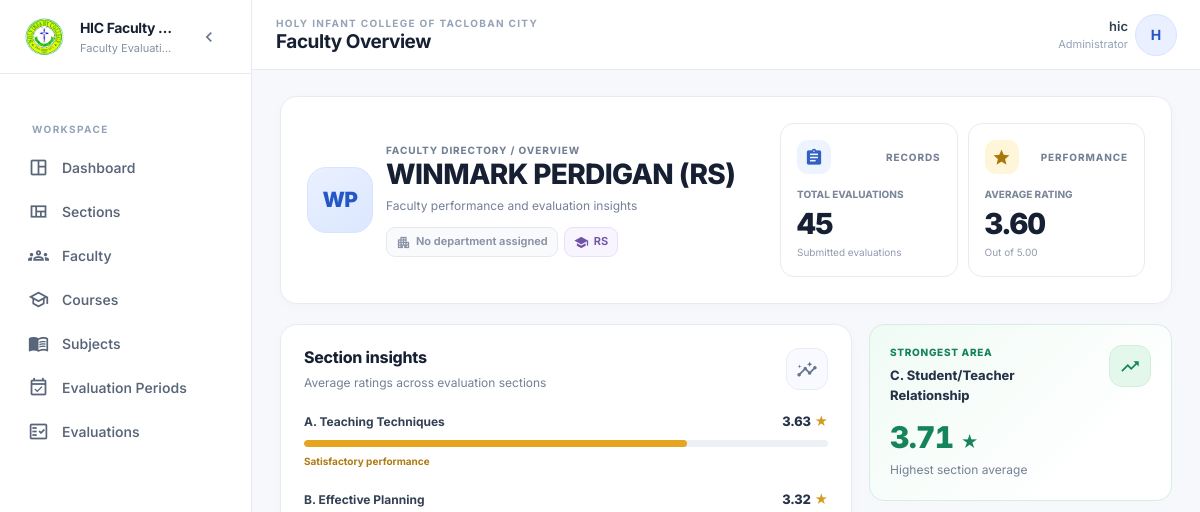
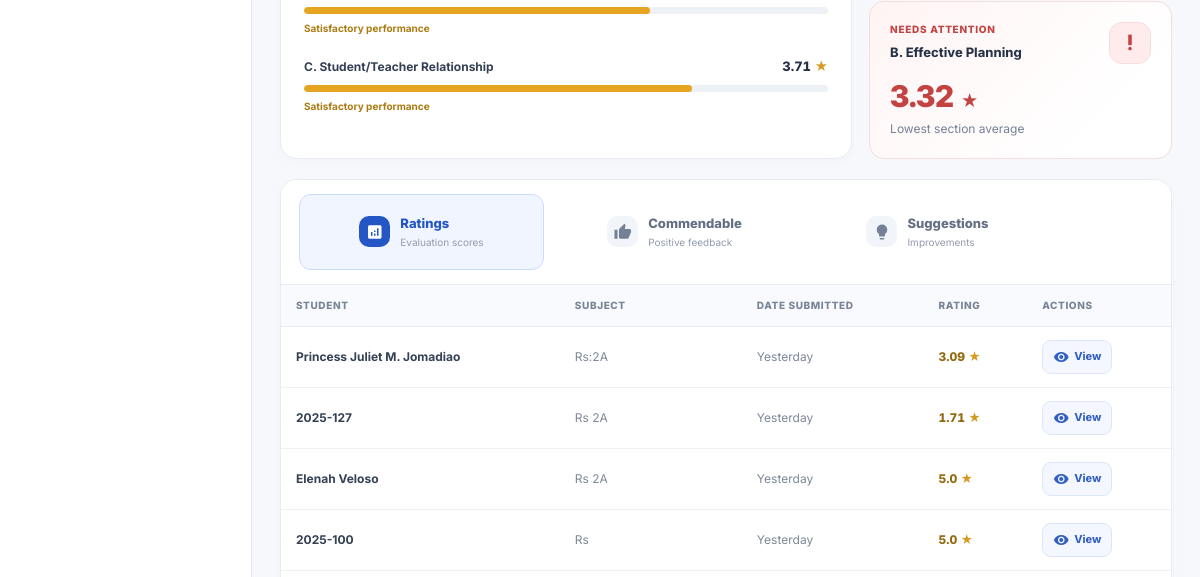
/teachers/28/detail/ (signed in, upper part), run on an earlier commit of the app's database (2 pictures, top to bottom).
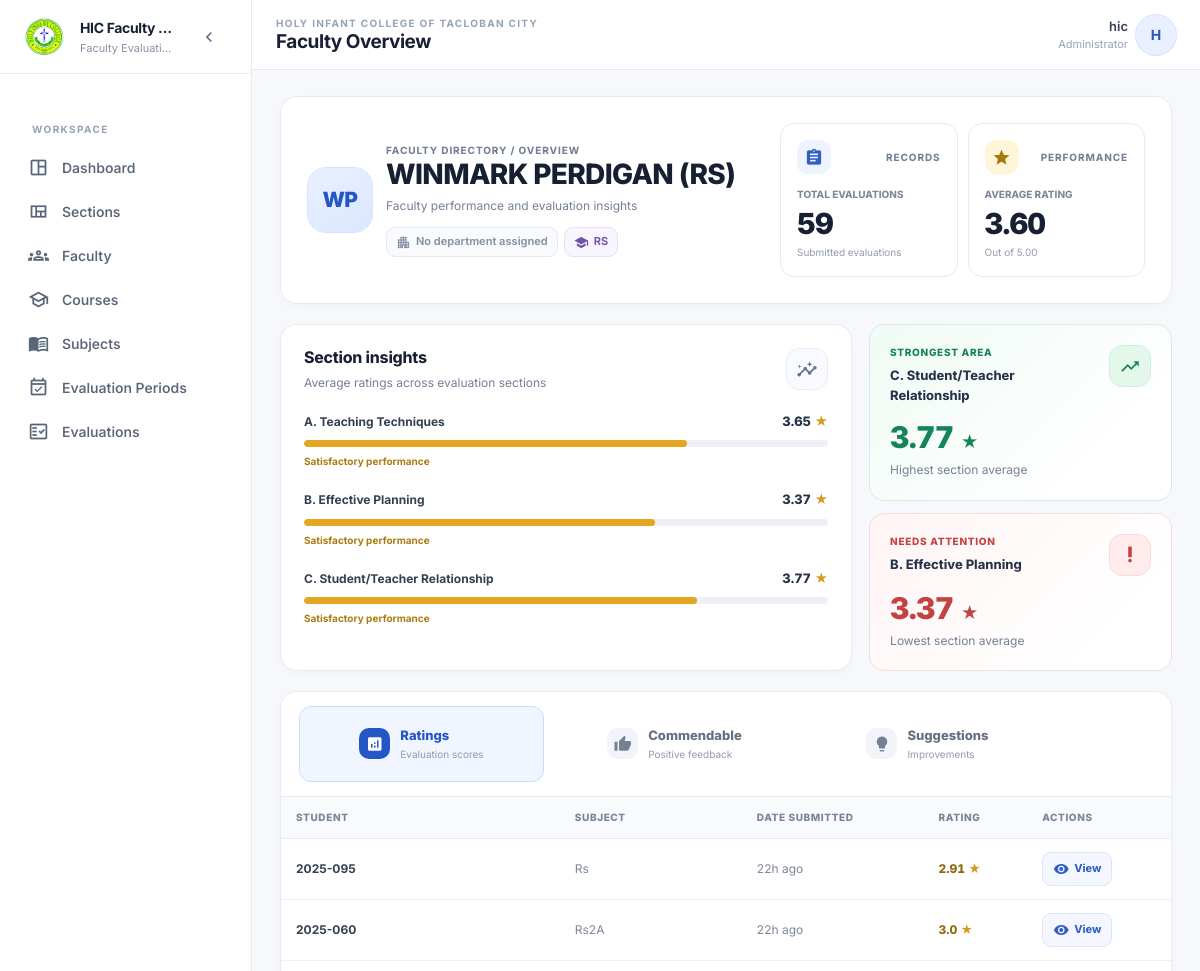
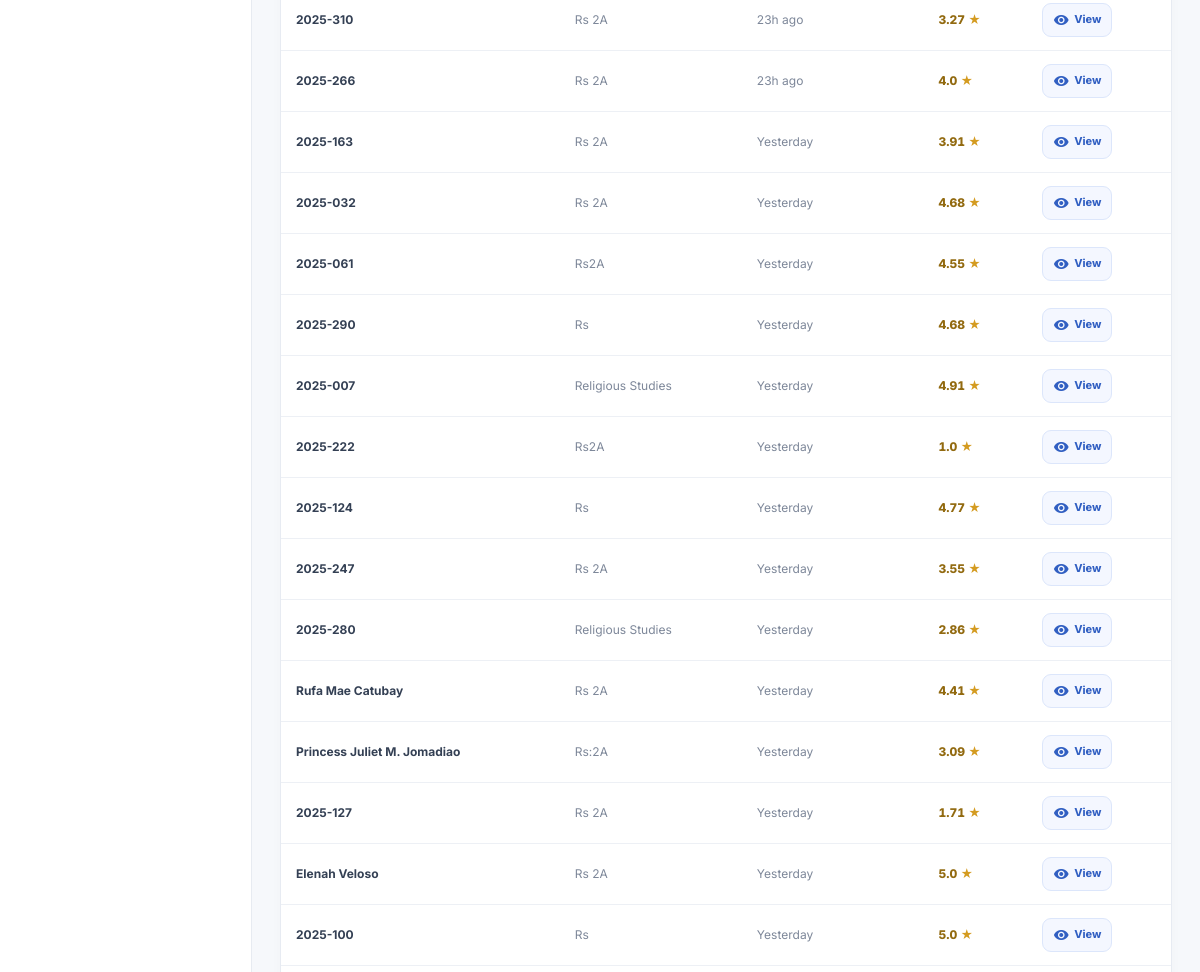
And on a later commit of the database (2 pictures, top to bottom).
### evaluation/models.py (models this page shows, shortened)
class Teacher(models.Model):
    first_name = models.CharField(max_length=50, null=True, blank=True)
    last_name = models.CharField(max_length=50, null=True, blank=True)
    specialization = models.CharField(
        max_length=100,
        blank=True,
        null=True,
    )
    education_level = models.CharField(
        max_length=20,
        choices=EducationLevel.choices,
        default=EducationLevel.COLLEGE,
        db_index=True,
    )
    courses = models.ManyToManyField(
        "Course",
        blank=True,
        related_name="teachers",
    )

class Section(models.Model):
    prefix = models.CharField(max_length=1, unique=True)
    title = models.CharField(max_length=255)

class TeacherEvaluation(models.Model):
    teacher = models.ForeignKey(
        "Teacher",
        on_delete=models.PROTECT,
        related_name="evaluations",
    )
    education_level = models.CharField(
        max_length=20,
        choices=EducationLevel.choices,
        default=EducationLevel.COLLEGE,
        db_index=True,
    )
    student_id = models.CharField(max_length=50)
    student_name = models.CharField(max_length=100, null=True, blank=True)
    subject = models.ForeignKey(
        "Subject",
        on_delete=models.SET_NULL,
        null=True,
        blank=True,
    )
    course = models.ForeignKey(
        "Course",
        on_delete=models.SET_NULL,
        null=True,
        blank=True,
    )
    semester = models.CharField(max_length=20, blank=True)
    academic_year = models.CharField(max_length=20, blank=True)
    year_level = models.CharField(max_length=20, blank=True)
    submitted_at = models.DateTimeField(auto_now_add=True)
    overall_rating = models.FloatField(null=True, blank=True)
    commendable_features = models.TextField(blank=True, null=True)
    suggestions_improvement = models.TextField(blank=True, null=True)
    class Meta:
        unique_together = (
            "teacher",
            "student_id",
            "subject",
            "course",
            "semester",
            "academic_year",
            "education_level",
        )

class Subject(models.Model):
    name = models.CharField(max_length=100)
    code = models.CharField(max_length=20, blank=True, null=True)
    def __str__(self):
        return self.name

### evaluation/views.py (the view)
@login_required(login_url='admin_login')
def teacher_detail(request, pk):
    teacher = get_object_or_404(Teacher, pk=pk)
    evaluations = (
        teacher.evaluations
        .prefetch_related(
            'items',
            'section_scores__section'
        )
        .all()
        .order_by("-submitted_at")
    )
    evaluation_averages = []
    for evaluation in evaluations:
        section_scores = evaluation.section_scores.all()
        valid_scores = [
            score.average_rating
            for score in section_scores
            if score.average_rating is not None
        ]
        if valid_scores:
            section_avg = (
                sum(valid_scores) / len(valid_scores)
            )
            evaluation_averages.append(section_avg)
    avg_rating = (
        round(sum(evaluation_averages) / len(evaluation_averages), 1)
        if evaluation_averages else 0
    )
    section_insights = (
        SectionEvaluation.objects
        .filter(evaluation__teacher=teacher)
        .select_related('section')
        .values(
            'section__id',
            'section__prefix',
            'section__title'
        )
        .annotate(
            avg_rating=Avg('average_rating')
        )
        .order_by('section__prefix')
    )
    strongest_section = None
    weakest_section = None
    section_insights_list = list(section_insights)
    if section_insights_list:
        strongest_section = max(
            section_insights_list,
            key=lambda x: x['avg_rating'] or 0
        )
        weakest_section = min(
            section_insights_list,
            key=lambda x: x['avg_rating'] or 0
        )
    context = {
        'teacher': teacher,
        'teacher_evaluations': evaluations,
        'avg_rating': avg_rating,
        'section_insights': section_insights_list,
        'strongest_section': strongest_section,
        'weakest_section': weakest_section,
    }
    return render(
        request,
        'admins/teacher_details.html',
        context
    )

### evaluation/templatetags/time_extras.py (called while the page is built)
@register.filter
def time_badge(value):
    if not value:
        return ""
    now = timezone.now()
    diff = now - value
    seconds = diff.total_seconds()
    minutes = seconds / 60
    hours = minutes / 60
    days = diff.days
    if seconds < 60:
        return "Just now"
    elif minutes < 60:
        return f"{int(minutes)}m ago"
    elif hours < 24:
        return f"{int(hours)}h ago"
    elif days == 1:
        return "Yesterday"
    else:
        return f"{days}d ago"

### templates/admins/teacher_details.html (shortened to what the changed rows need)
{% extends 'admins/base.html' %}
{% load time_extras %}
{% block page_title %}Faculty Overview{% endblock %}
{% block content %}
<div class="teacher-detail-page">
    <section class="td-panel td-header">
        <div class="td-profile">
            <div class="td-avatar" aria-hidden="true">
                {{ teacher.first_name|slice:":1"|upper }}{{ teacher.last_name|slice:":1"|upper }}
            </div>
            <div class="td-profile-info">
                <div class="td-eyebrow">Faculty directory / Overview</div>
                <h1 class="td-profile-name">
                    {{ teacher.first_name }} {{ teacher.last_name }}
                </h1>
                <p class="td-profile-subtitle">
                    Faculty performance and evaluation insights
                </p>
                <div class="td-profile-tags">
                    {% for course in teacher.courses.all %}
                        <span class="td-chip td-chip-blue">
                            <span class="material-icons">apartment</span>
                            {{ course.name }}
                        </span>
                    {% empty %}
                        <span class="td-chip td-chip-muted">
                            <span class="material-icons">apartment</span>
                            No department assigned
                        </span>
                    {% endfor %}
                    {% if teacher.specialization %}
                        <span class="td-chip td-chip-purple">
                            <span class="material-icons">school</span>
                            {{ teacher.specialization }}
                        </span>
                    {% else %}
                        <span class="td-chip td-chip-muted">
                            <span class="material-icons">school</span>
                            Specialization not specified
                        </span>
                    {% endif %}
                </div>
            </div>
        </div>
        <div class="td-stat-grid">
            <article class="td-stat-card">
                <div class="td-stat-top">
                    <span class="td-stat-icon">
                    </span>
                    <span class="td-eyebrow">Records</span>
                </div>
                <span class="td-stat-label">Total evaluations</span>
                <span class="td-stat-value">{{ teacher.evaluations.count }}</span>
                <span class="td-stat-note">Submitted evaluations</span>
            </article>
        </div>
    </section>
    <section class="td-insights-grid">
        <article class="td-panel td-insights-panel">
            <div class="td-panel-heading">
                <div class="td-panel-heading-copy">
                    <h2 class="td-section-title">Section insights</h2>
                </div>
            </div>
            <div class="td-section-list">
                {% for section in section_insights %}
                    <div class="td-section-item">
                        <div class="td-section-item-heading">
                            <div class="td-section-item-name">
                                {{ section.section__prefix }}.
                                {{ section.section__title }}
                            </div>
                            <div class="td-section-score">
                                {{ section.avg_rating|floatformat:2 }}
                                <span style="color:#d49b20;">★</span>
                            </div>
                        </div>
                        <div class="td-progress-track"
                             role="progressbar"
                             aria-label="{{ section.section__title }} average rating"
                             aria-valuemin="0"
                             aria-valuemax="5"
                             aria-valuenow="{{ section.avg_rating|default:0 }}">
                            <div class="td-progress-fill
                                {% if section.avg_rating >= 4.5 %}
                                    td-progress-green
                                {% elif section.avg_rating >= 4.0 %}
                                    td-progress-blue
                                {% elif section.avg_rating >= 3.0 %}
                                    td-progress-yellow
                                {% else %}
                                    td-progress-red
                                {% endif %}"
                                style="width:{% widthratio section.avg_rating 5 100 %}%">
                            </div>
                        </div>
                        {% if section.avg_rating >= 4.5 %}
                            <span class="td-performance-label td-performance-green">
                                Excellent performance
                            </span>
                        {% elif section.avg_rating >= 4.0 %}
                            <span class="td-performance-label td-performance-blue">
                                Very good performance
                            </span>
                        {% elif section.avg_rating >= 3.0 %}
                            <span class="td-performance-label td-performance-yellow">
                                Satisfactory performance
                            </span>
                        {% else %}
                            <span class="td-performance-label td-performance-red">
                                Needs improvement
                            </span>
                        {% endif %}
                    </div>
                {% endfor %}
            </div>
        </article>
        <div class="td-summary-stack">
            <article class="td-summary-card td-summary-green">
                <div class="td-summary-top">
                    <div class="min-w-0">
                        <div class="td-summary-label td-summary-label-green">
                            Strongest area
                        </div>
                        <h3 class="td-summary-name">
                            {% if strongest_section %}
                                {{ strongest_section.section__prefix }}.
                                {{ strongest_section.section__title }}
                            {% else %}
                                No data available
                            {% endif %}
                        </h3>
                    </div>
                    <span class="td-icon-box" style="background:#e3f7eb;color:#16845a;border-color:#d2efde;">
                    </span>
                </div>
                {% if strongest_section %}
                    <div class="td-summary-score td-summary-score-green">
                        {{ strongest_section.avg_rating|floatformat:2 }}
                        <span style="font-size:17px;">★</span>
                    </div>
                    <p class="td-section-description">Highest section average</p>
                {% else %}
                    <p class="td-section-description">
                        Ratings will identify the strongest area.
                    </p>
                {% endif %}
            </article>
            <article class="td-summary-card td-summary-red">
                <div class="td-summary-top">
                    <div class="min-w-0">
                        <div class="td-summary-label td-summary-label-red">
                            Needs attention
                        </div>
                        <h3 class="td-summary-name">
                            {% if weakest_section %}
                                {{ weakest_section.section__prefix }}.
                                {{ weakest_section.section__title }}
                            {% else %}
                                No data available
                            {% endif %}
                        </h3>
                    </div>
                    <span class="td-icon-box" style="background:#ffebeb;color:#c34242;border-color:#f6dddd;">
                    </span>
                </div>
                {% if weakest_section %}
                    <div class="td-summary-score td-summary-score-red">
                        {{ weakest_section.avg_rating|floatformat:2 }}
                        <span style="font-size:17px;">★</span>
                    </div>
                    <p class="td-section-description">Lowest section average</p>
                {% else %}
                    <p class="td-section-description">
                        Ratings will identify areas for improvement.
                    </p>
                {% endif %}
            </article>
        </div>
    </section>
    <section class="td-panel td-tabs-panel">
        <div id="ratingsContent"
             class="td-tab-panel"
             role="tabpanel"
             aria-labelledby="ratingsTab">
            <div class="td-panel-content">
                <div class="td-table-wrap hidden md:block">
                    <table class="td-table">
                        <thead>
                            <tr>
                                <th>Student</th>
                                <th>Subject</th>
                                <th>Date submitted</th>
                                <th>Rating</th>
                                <th>Actions</th>
                            </tr>
                        </thead>
                        <tbody>
                            {% for eval in teacher_evaluations %}
                                <tr>
                                    <td class="td-table-student">
                                        {% if eval.student_name %}
                                            {{ eval.student_name }}
                                        {% else %}
                                            {{ eval.student_id|default:"Anonymous student" }}
                                        {% endif %}
                                    </td>
                                    <td class="td-table-muted">
                                        {{ eval.subject|default:"—" }}
                                    </td>
                                    <td class="td-table-muted">
                                        {{ eval.submitted_at|time_badge }}
                                    </td>
                                    <td class="td-table-rating">
                                        {% if eval.overall_rating %}
                                            {{ eval.overall_rating }}
                                            <span style="color:#d49b20;">★</span>
                                        {% else %}
                                            <span class="text-gray-400">N/A</span>
                                        {% endif %}
                                    </td>
                                    <td>
                                        <a href="{% url 'evaluation_detail' eval.id %}"
                                           class="td-table-view">
                                            <span class="material-icons">visibility</span>
                                            View
                                        </a>
                                    </td>
                                </tr>
                            {% endfor %}
                        </tbody>
                    </table>
                </div>
            </div>
        </div>
    </section>
</div>
{% endblock %}

What changed in the data, as far as the page shows it:
computed for Teacher "WINMARK": evaluations.count "45" → "59"
computed for Section "Teaching Techniques": avg_rating "3.63" → "3.65"
computed for Section "Effective Planning": avg_rating "3.32" → "3.37"
computed for Section "Student/Teacher Relationship": avg_rating "3.71" → "3.77"
added TeacherEvaluation: student_id "2025-095", subject "Rs", submitted_at "22h ago", overall_rating "2.91"
added TeacherEvaluation: student_id "2025-060", subject "Rs2A", submitted_at "22h ago", overall_rating "3.0"
added TeacherEvaluation: student_id "2025-310", subject "Rs 2A", submitted_at "23h ago", overall_rating "3.27"
added TeacherEvaluation: student_id "2025-266", subject "Rs 2A", submitted_at "23h ago", overall_rating "4.0"
added TeacherEvaluation: student_id "2025-163", subject "Rs 2A", submitted_at "Yesterday", overall_rating "3.91"
added TeacherEvaluation: student_id "2025-032", subject "Rs 2A", submitted_at "Yesterday", overall_rating "4.68"
added TeacherEvaluation: student_id "2025-061", subject "Rs2A", submitted_at "Yesterday", overall_rating "4.55"
added TeacherEvaluation: student_id "2025-290", subject "Rs", submitted_at "Yesterday", overall_rating "4.68"
added TeacherEvaluation: student_id "2025-007", subject "Religious Studies", submitted_at "Yesterday", overall_rating "4.91"
added TeacherEvaluation: student_id "2025-222", subject "Rs2A", submitted_at "Yesterday", overall_rating "1.0"
added TeacherEvaluation: student_id "2025-124", subject "Rs", submitted_at "Yesterday", overall_rating "4.77"
added TeacherEvaluation: student_id "2025-247", subject "Rs 2A", submitted_at "Yesterday", overall_rating "3.55"
added TeacherEvaluation: student_id "2025-280", subject "Religious Studies", submitted_at "Yesterday", overall_rating "2.86"
now on this page (row edited): TeacherEvaluation: student_name "Rufa Mae Catubay", subject "Rs 2A", submitted_at "Yesterday", overall_rating "4.41"
Also different on the page:
{{ strongest_section.avg_rating|floatformat:2 }}: "3.71" → "3.77"
{{ weakest_section.avg_rating|floatformat:2 }}: "3.32" → "3.37"
